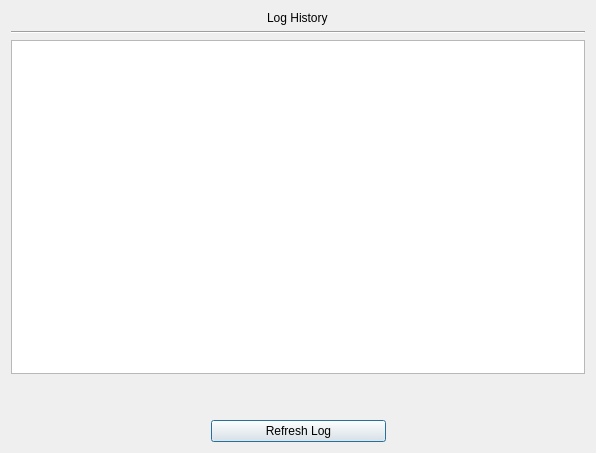
<?xml version="1.0" encoding="UTF-8"?>
<ui version="4.0">
 <class>OpenLog</class>
 <widget class="QDialog" name="OpenLog">
  <property name="geometry">
   <rect>
    <x>0</x>
    <y>0</y>
    <width>596</width>
    <height>453</height>
   </rect>
  </property>
  <property name="windowTitle">
   <string>Log</string>
  </property>
  <layout class="QGridLayout" name="gridLayout">
   <item row="0" column="0">
    <layout class="QVBoxLayout" name="verticalLayout_2">
     <item>
      <layout class="QVBoxLayout" name="verticalLayout">
       <item alignment="Qt::AlignHCenter|Qt::AlignVCenter">
        <widget class="QLabel" name="label">
         <property name="styleSheet">
          <string notr="true">font: 16pt &quot;Serif&quot;;</string>
         </property>
         <property name="text">
          <string>Log History</string>
         </property>
        </widget>
       </item>
       <item>
        <widget class="Line" name="line">
         <property name="orientation">
          <enum>Qt::Horizontal</enum>
         </property>
        </widget>
       </item>
       <item>
        <widget class="QTextBrowser" name="logTextBrowser"/>
       </item>
       <item>
        <spacer name="verticalSpacer">
         <property name="orientation">
          <enum>Qt::Vertical</enum>
         </property>
         <property name="sizeType">
          <enum>QSizePolicy::Fixed</enum>
         </property>
         <property name="sizeHint" stdset="0">
          <size>
           <width>20</width>
           <height>40</height>
          </size>
         </property>
        </spacer>
       </item>
       <item>
        <layout class="QHBoxLayout" name="horizontalLayout">
         <item>
          <spacer name="horizontalSpacer_2">
           <property name="orientation">
            <enum>Qt::Horizontal</enum>
           </property>
           <property name="sizeType">
            <enum>QSizePolicy::MinimumExpanding</enum>
           </property>
           <property name="sizeHint" stdset="0">
            <size>
             <width>40</width>
             <height>20</height>
            </size>
           </property>
          </spacer>
         </item>
         <item>
          <widget class="QPushButton" name="refreshButton">
           <property name="minimumSize">
            <size>
             <width>175</width>
             <height>0</height>
            </size>
           </property>
           <property name="styleSheet">
            <string notr="true">font: 11pt &quot;Serif&quot;;</string>
           </property>
           <property name="text">
            <string>Refresh Log</string>
           </property>
          </widget>
         </item>
         <item>
          <spacer name="horizontalSpacer">
           <property name="orientation">
            <enum>Qt::Horizontal</enum>
           </property>
           <property name="sizeType">
            <enum>QSizePolicy::MinimumExpanding</enum>
           </property>
           <property name="sizeHint" stdset="0">
            <size>
             <width>40</width>
             <height>20</height>
            </size>
           </property>
          </spacer>
         </item>
        </layout>
       </item>
      </layout>
     </item>
    </layout>
   </item>
  </layout>
 </widget>
 <resources/>
 <connections/>
</ui>
